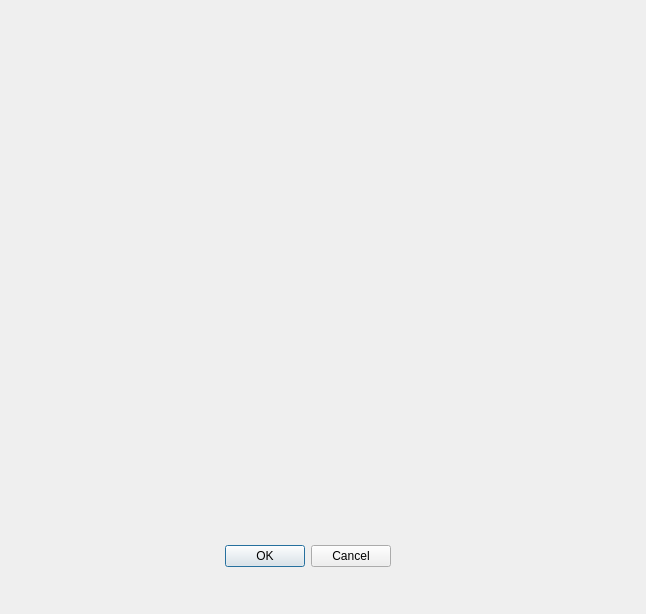
<?xml version="1.0" encoding="UTF-8"?>
<ui version="4.0">
 <class>Dialog</class>
 <widget class="QDialog" name="Dialog">
  <property name="geometry">
   <rect>
    <x>0</x>
    <y>0</y>
    <width>646</width>
    <height>614</height>
   </rect>
  </property>
  <property name="windowTitle">
   <string>Dialog</string>
  </property>
  <widget class="QDialogButtonBox" name="buttonBox">
   <property name="geometry">
    <rect>
     <x>50</x>
     <y>540</y>
     <width>341</width>
     <height>32</height>
    </rect>
   </property>
   <property name="orientation">
    <enum>Qt::Horizontal</enum>
   </property>
   <property name="standardButtons">
    <set>QDialogButtonBox::Cancel|QDialogButtonBox::Ok</set>
   </property>
  </widget>
 </widget>
 <resources/>
 <connections>
  <connection>
   <sender>buttonBox</sender>
   <signal>accepted()</signal>
   <receiver>Dialog</receiver>
   <slot>accept()</slot>
   <hints>
    <hint type="sourcelabel">
     <x>248</x>
     <y>254</y>
    </hint>
    <hint type="destinationlabel">
     <x>157</x>
     <y>274</y>
    </hint>
   </hints>
  </connection>
  <connection>
   <sender>buttonBox</sender>
   <signal>rejected()</signal>
   <receiver>Dialog</receiver>
   <slot>reject()</slot>
   <hints>
    <hint type="sourcelabel">
     <x>316</x>
     <y>260</y>
    </hint>
    <hint type="destinationlabel">
     <x>286</x>
     <y>274</y>
    </hint>
   </hints>
  </connection>
 </connections>
</ui>
